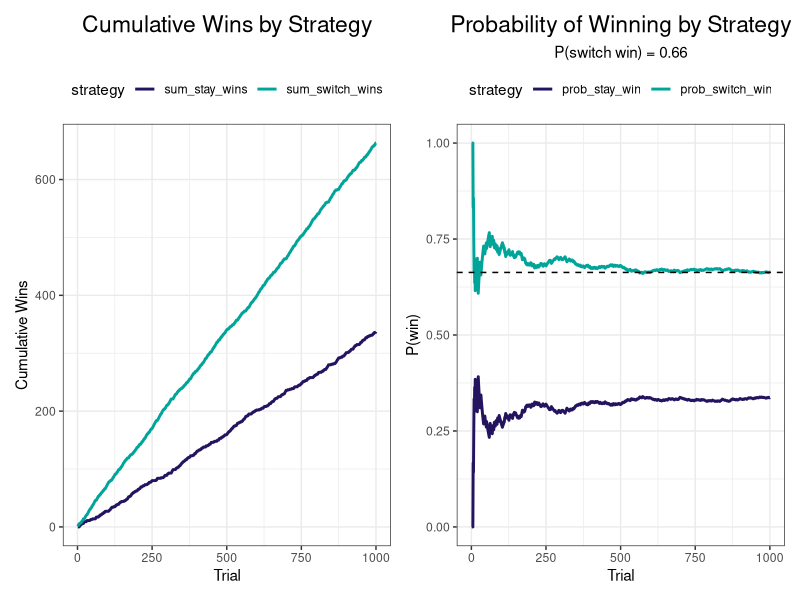

Generate this figure with R:
## ---- chunk 1
#| label: setup
#| include: FALSE
knitr::opts_chunk$set(
  collapse = TRUE,
  comment = "#>",
  fig.path = "figures/monty-hall-"
)
library(tibble)
library(tidyr)
library(ggplot2)
library(patchwork)
options(width = 100)

# Set ggplot theme
thm <- theme_bw(base_size = 11, base_family = "") +
  theme(
    panel.background  = element_rect(fill = "transparent", colour = NA),
    plot.background   = element_rect(fill = "transparent", colour = NA),
    legend.position   = "top",
    legend.background = element_rect(fill = "transparent", colour = NA),
    legend.key        = element_rect(fill = "transparent", colour = NA),
    plot.title        = element_text(hjust = 0.5, size = rel(1.5)),
    plot.subtitle     = element_text(hjust = 0.5)
  )
theme_set(thm)
## ---- chunk 2
n_trials <- 1000
sim_tbl  <- tibble::tibble(
  n_sim           = seq_len(n_trials),
  switch_win      = withr::with_seed(833, runif(n_trials) > 1 / 3),
  stay_win        = !switch_win,
  sum_switch_wins = cumsum(switch_win),
  sum_stay_wins   = cumsum(stay_win),
  prob_switch_win = sum_switch_wins / (sum_switch_wins + sum_stay_wins),
  prob_stay_win   = 1 - prob_switch_win
)

# simulation results
sim_tbl
## ---- chunk 3
#| label: plot-sim
#| fig.width: 10.5
#| fig.height: 5
# Cumulative wins
plot_df <- sim_tbl |>
  tidyr::pivot_longer(
  cols     = c(sum_switch_wins, sum_stay_wins),
  names_to = "strategy", values_to = "Wins"
)

p1 <- plot_df |>
  ggplot(aes(x = n_sim, y = Wins, color = strategy)) +
  geom_line(linewidth = 1) +
  scale_color_manual(values = c("#24135F", "#00A499")) +
  labs(y = "Cumulative Wins", x = "Trial",
       title = "Cumulative Wins by Strategy")

# Prob winning
plot_df <- sim_tbl |>
  tidyr::pivot_longer(
  cols     = c(prob_switch_win, prob_stay_win),
  names_to = "strategy", values_to = "prob"
)

p2 <- plot_df |>
  ggplot(aes(x = n_sim, y = prob, color = strategy)) +
  geom_line(linewidth = 1) +
  ylim(c(0, 1)) +
  geom_hline(yintercept = sim_tbl$prob_switch_win[n_trials],
             linetype = "dashed") +
  scale_color_manual(values = c("#24135F", "#00A499")) +
  labs(y = "P(win)", x = "Trial",
       subtitle = sprintf("P(switch win) = %0.2f",
                          sim_tbl$prob_switch_win[n_trials]),
       title = "Probability of Winning by Strategy")

p1 + p2
